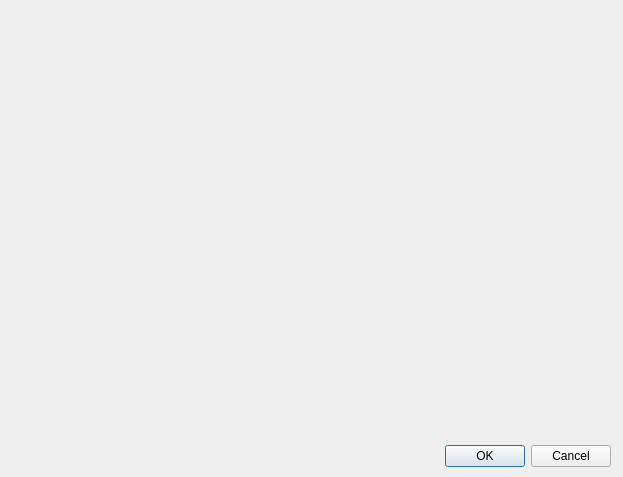
<?xml version="1.0" encoding="UTF-8"?>
<ui version="4.0">
 <class>Dialog_draw</class>
 <widget class="QDialog" name="Dialog_draw">
  <property name="geometry">
   <rect>
    <x>0</x>
    <y>0</y>
    <width>623</width>
    <height>477</height>
   </rect>
  </property>
  <property name="windowTitle">
   <string>Dialog</string>
  </property>
  <widget class="QDialogButtonBox" name="buttonBox">
   <property name="geometry">
    <rect>
     <x>270</x>
     <y>440</y>
     <width>341</width>
     <height>32</height>
    </rect>
   </property>
   <property name="orientation">
    <enum>Qt::Horizontal</enum>
   </property>
   <property name="standardButtons">
    <set>QDialogButtonBox::Cancel|QDialogButtonBox::Ok</set>
   </property>
  </widget>
  <widget class="QCustomPlot" name="widget" native="true">
   <property name="geometry">
    <rect>
     <x>10</x>
     <y>100</y>
     <width>591</width>
     <height>321</height>
    </rect>
   </property>
  </widget>
 </widget>
 <customwidgets>
  <customwidget>
   <class>QCustomPlot</class>
   <extends>QWidget</extends>
   <header>qcustomplot.h</header>
   <container>1</container>
  </customwidget>
 </customwidgets>
 <resources/>
 <connections>
  <connection>
   <sender>buttonBox</sender>
   <signal>accepted()</signal>
   <receiver>Dialog_draw</receiver>
   <slot>accept()</slot>
   <hints>
    <hint type="sourcelabel">
     <x>248</x>
     <y>254</y>
    </hint>
    <hint type="destinationlabel">
     <x>157</x>
     <y>274</y>
    </hint>
   </hints>
  </connection>
  <connection>
   <sender>buttonBox</sender>
   <signal>rejected()</signal>
   <receiver>Dialog_draw</receiver>
   <slot>reject()</slot>
   <hints>
    <hint type="sourcelabel">
     <x>316</x>
     <y>260</y>
    </hint>
    <hint type="destinationlabel">
     <x>286</x>
     <y>274</y>
    </hint>
   </hints>
  </connection>
 </connections>
</ui>
